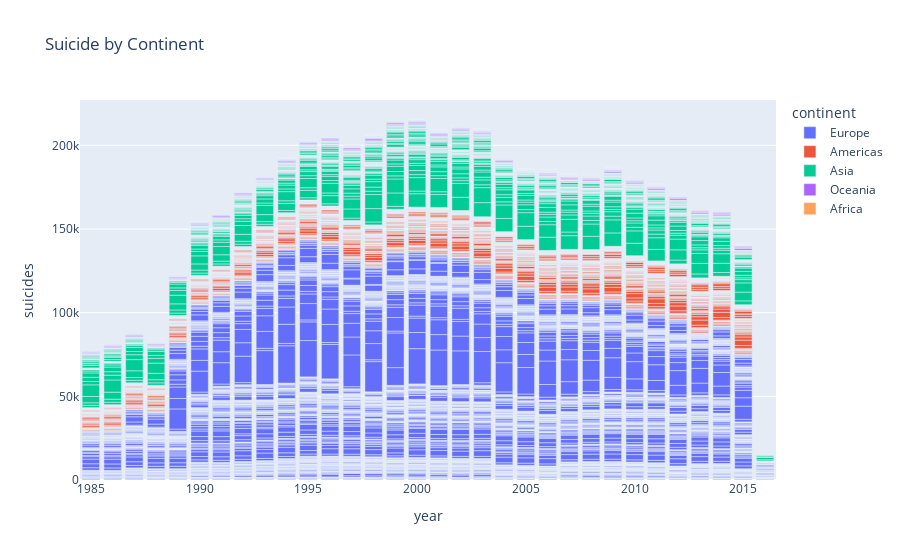

Notebook cell for this chart:
### Code cell
# Create the bar plot

fig = px.bar(df,x='year',y='suicides',color='continent',title='Suicides by Continent',)

# Show the plot
fig.show()

### Figure 1 — Plotly figure (JSON) as saved in the notebook; plotly's stock layout.template omitted (floating-point values rounded to 4 significant figures; data arrays with more than 128 entries replaced by an {"elided": "..."} marker saying what was removed)
{"data": [{"alignmentgroup": "True", "hovertemplate": "continent=Europe<br>year=%{x}<br>suicides=%{y}<extra></extra>", "legendgroup": "Europe", "marker": {"color": "#636efa", "pattern": {"shape": ""}}, "name": "Europe", "offsetgroup": "Europe", "orientation": "v", "showlegend": true, "textposition": "auto", "type": "bar", "x": {"elided": "11046 int values"}, "xaxis": "x", "y": {"elided": "11046 int values"}, "yaxis": "y"}, {"alignmentgroup": "True", "hovertemplate": "continent=Americas<br>year=%{x}<br>suicides=%{y}<extra></extra>", "legendgroup": "Americas", "marker": {"color": "#EF553B", "pattern": {"shape": ""}}, "name": "Americas", "offsetgroup": "Americas", "orientation": "v", "showlegend": true, "textposition": "auto", "type": "bar", "x": {"elided": "8542 int values"}, "xaxis": "x", "y": {"elided": "8542 int values"}, "yaxis": "y"}, {"alignmentgroup": "True", "hovertemplate": "continent=Asia<br>year=%{x}<br>suicides=%{y}<extra></extra>", "legendgroup": "Asia", "marker": {"color": "#00cc96", "pattern": {"shape": ""}}, "name": "Asia", "offsetgroup": "Asia", "orientation": "v", "showlegend": true, "textposition": "auto", "type": "bar", "x": {"elided": "4982 int values"}, "xaxis": "x", "y": {"elided": "4982 int values"}, "yaxis": "y"}, {"alignmentgroup": "True", "hovertemplate": "continent=Oceania<br>year=%{x}<br>suicides=%{y}<extra></extra>", "legendgroup": "Oceania", "marker": {"color": "#ab63fa", "pattern": {"shape": ""}}, "name": "Oceania", "offsetgroup": "Oceania", "orientation": "v", "showlegend": true, "textposition": "auto", "type": "bar", "x": {"elided": "972 int values"}, "xaxis": "x", "y": {"elided": "972 int values"}, "yaxis": "y"}, {"alignmentgroup": "True", "hovertemplate": "continent=Africa<br>year=%{x}<br>suicides=%{y}<extra></extra>", "legendgroup": "Africa", "marker": {"color": "#FFA15A", "pattern": {"shape": ""}}, "name": "Africa", "offsetgroup": "Africa", "orientation": "v", "showlegend": true, "textposition": "auto", "type": "bar", "x": {"elided": "850 int values"}, "xaxis": "x", "y": {"elided": "850 int values"}, "yaxis": "y"}], "layout": {"barmode": "relative", "legend": {"title": {"text": "continent"}, "tracegroupgap": 0}, "title": {"text": "Suicide by Continent"}, "xaxis": {"anchor": "y", "domain": [0, 1], "title": {"text": "year"}}, "yaxis": {"anchor": "x", "domain": [0, 1], "title": {"text": "suicides"}}}}
